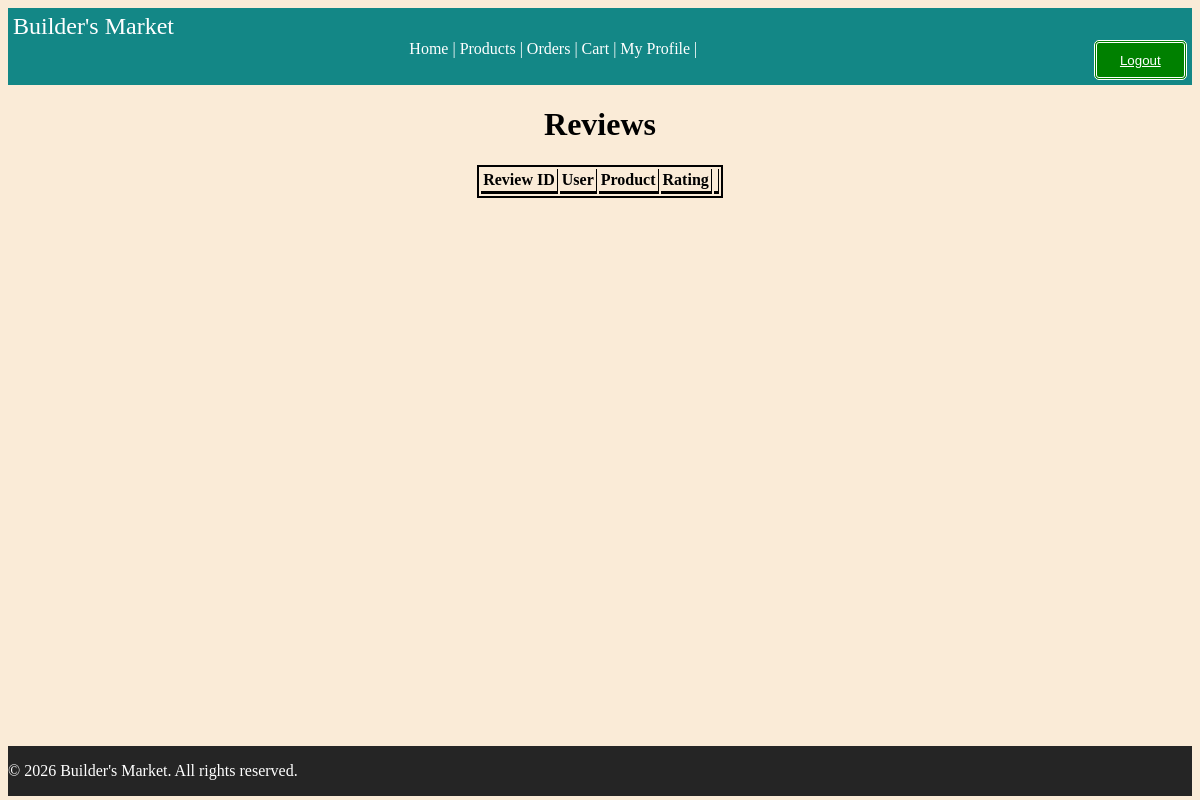
The page /reviews (signed in) on the database as committed earlier.
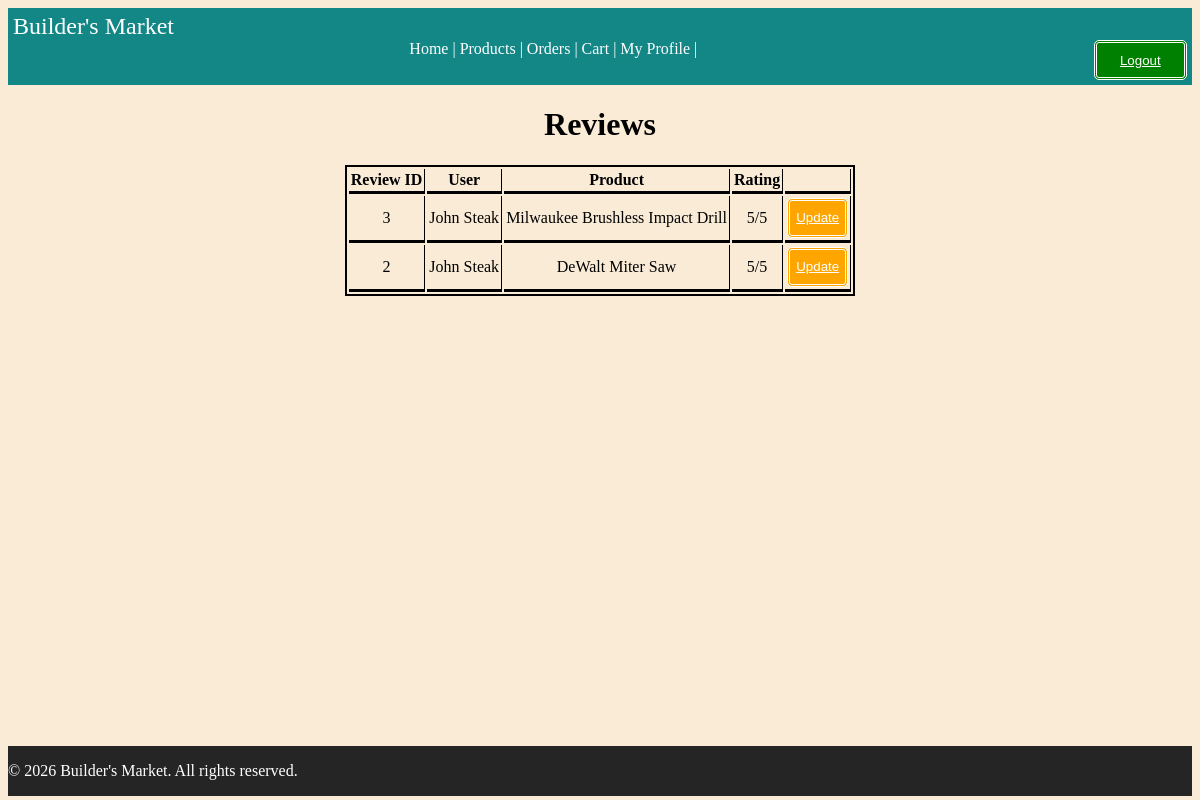
The same page on the database as committed later.
### tables this page shows
CREATE TABLE reviews (
    review_id INTEGER PRIMARY KEY,
    product_id INTEGER NOT NULL,
    user_id INTEGER NOT NULL,
    rating INTEGER CHECK (rating >= 0 AND rating <= 5),
    created_at DATETIME DEFAULT CURRENT_TIMESTAMP,
    updated_at DATETIME DEFAULT CURRENT_TIMESTAMP,
    FOREIGN KEY (product_id) REFERENCES products(product_id) ON DELETE CASCADE,
    FOREIGN KEY (user_id) REFERENCES users(user_id) ON DELETE CASCADE
);

CREATE TABLE users (
    user_id INTEGER PRIMARY KEY,
    username VARCHAR(50) NOT NULL UNIQUE,
    email VARCHAR(255) NOT NULL UNIQUE,
    password_hash VARCHAR(255) NOT NULL,
    is_active INTEGER DEFAULT 0,
    mfa_secret TEXT NULL, 
    mfa_enabled INTEGER DEFAULT 0,
    created_at DATETIME DEFAULT CURRENT_TIMESTAMP,
    updated_at DATETIME DEFAULT CURRENT_TIMESTAMP
);

CREATE TABLE products (
    product_id INTEGER PRIMARY KEY,
    product_name VARCHAR(50) NOT NULL,
    description TEXT NOT NULL,
    price DECIMAL(10, 2) NOT NULL,
    quantity INT NOT NULL,
    image_file TEXT NULL,
    created_at DATETIME DEFAULT CURRENT_TIMESTAMP,
    updated_at DATETIME DEFAULT CURRENT_TIMESTAMP
);

### routes/reviews.py (the view)
@reviews_bp.route('/reviews', methods=['GET'])
@require_auth
def view_all_reviews():
    if 'review.edit.all' in g.user.permissions:
        reviews = Review.GetAll()
        return render_template('review/reviews_all.html', reviews = reviews)
    else:
        reviews = Review.GetByUser(g.user.user_id)
        return render_template('review/reviews_all.html', reviews = reviews)

### auth/auths.py (called while the page is built)
def require_auth(f):
    @wraps(f)
    def wrapped_view(*args, **kwargs):
        if not g.get("user"):
          abort(401)
        user = g.user
        if getattr(user, "is_2fa_enabled", False) and not session.get("2fa_verified", False):
            flash('This Route is 2FA protected. Please enable 2FA to view it')
            abort(403)
        return f(*args, **kwargs)
    return wrapped_view

### database/connection.py (called while the page is built)
def get_connection():
    try:
        conn = sqlite3.connect(Config.DATABASE)
        conn.row_factory = sqlite3.Row
        return conn
    except Error as e:
        print(f"Database connection error: {e}")
        return None

### models/review.py (called while the page is built)
    @staticmethod
    def GetAll():
        db= get_connection()
        try:
            return db.execute("""
                              SELECT r.*, p.product_name as product_name, u.username as username
                              FROM reviews r
                              JOIN products p ON r.product_id = p.product_id
                              JOIN users u ON r.user_id = u.user_id
                              ORDER BY r.created_at DESC
                              """).fetchall()
        finally:
            db.close()

### templates/review/reviews_all.html (shortened to what this page needs)
{% extends "base.html" %}
{% block content %}
<h1>Reviews </h1>
<table class="review-table">
    <thead>
        <tr>
            <th> Review ID </th>
            <th> User </th>
            <th> Product </th>
            <th> Rating </th>
            <th></th>
        </tr>
    </thead>
    <tbody>
        {% for review in reviews %}
        <tr>
            <td> {{review.review_id}} </td>
            <td> {{review.username}} </td>
            <td> {{review.product_name}} </td>
            <td> {{review.rating}}/5 </td>
            <td> {% if review.user_id == g.user.user_id or 'review.edit.all' in g.user.permissions %}
                <button class="orangeButton">
                    <a href="{{ url_for ('reviews.edit_review', review_id = review.review_id, product_id = review.product_id)}}">
                            Update </a>
                </button>
                {% endif %}
            </td>
        </tr>
        {% endfor %}
    </tbody>
</table>
{% endblock %}

Rows that differ between the two databases and show on the page:
added reviews: review_id "3", username "John Steak", product_name "Milwaukee Brushless Impact Drill", rating "5"
added reviews: review_id "2", username "John Steak", product_name "DeWalt Miter Saw", rating "5"
